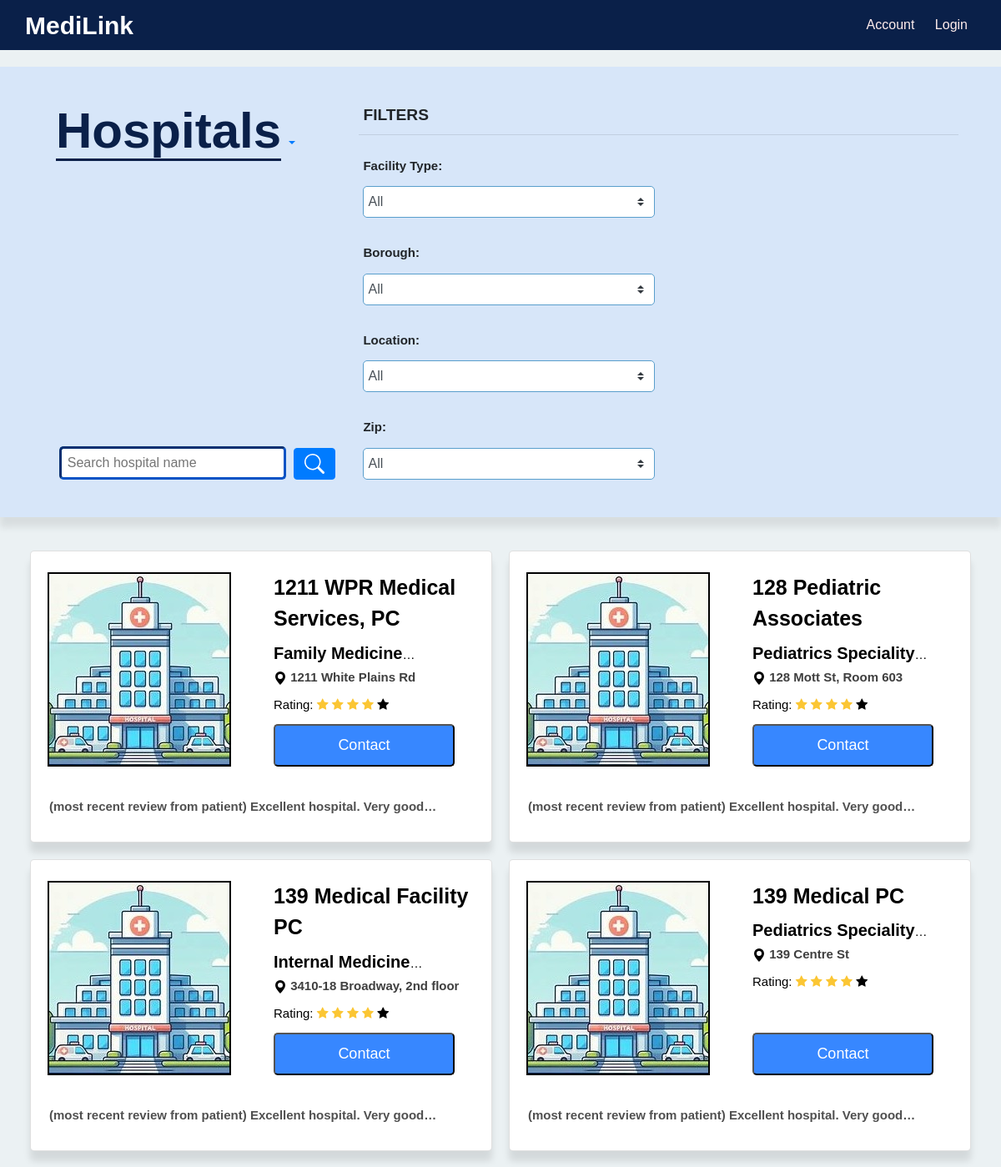
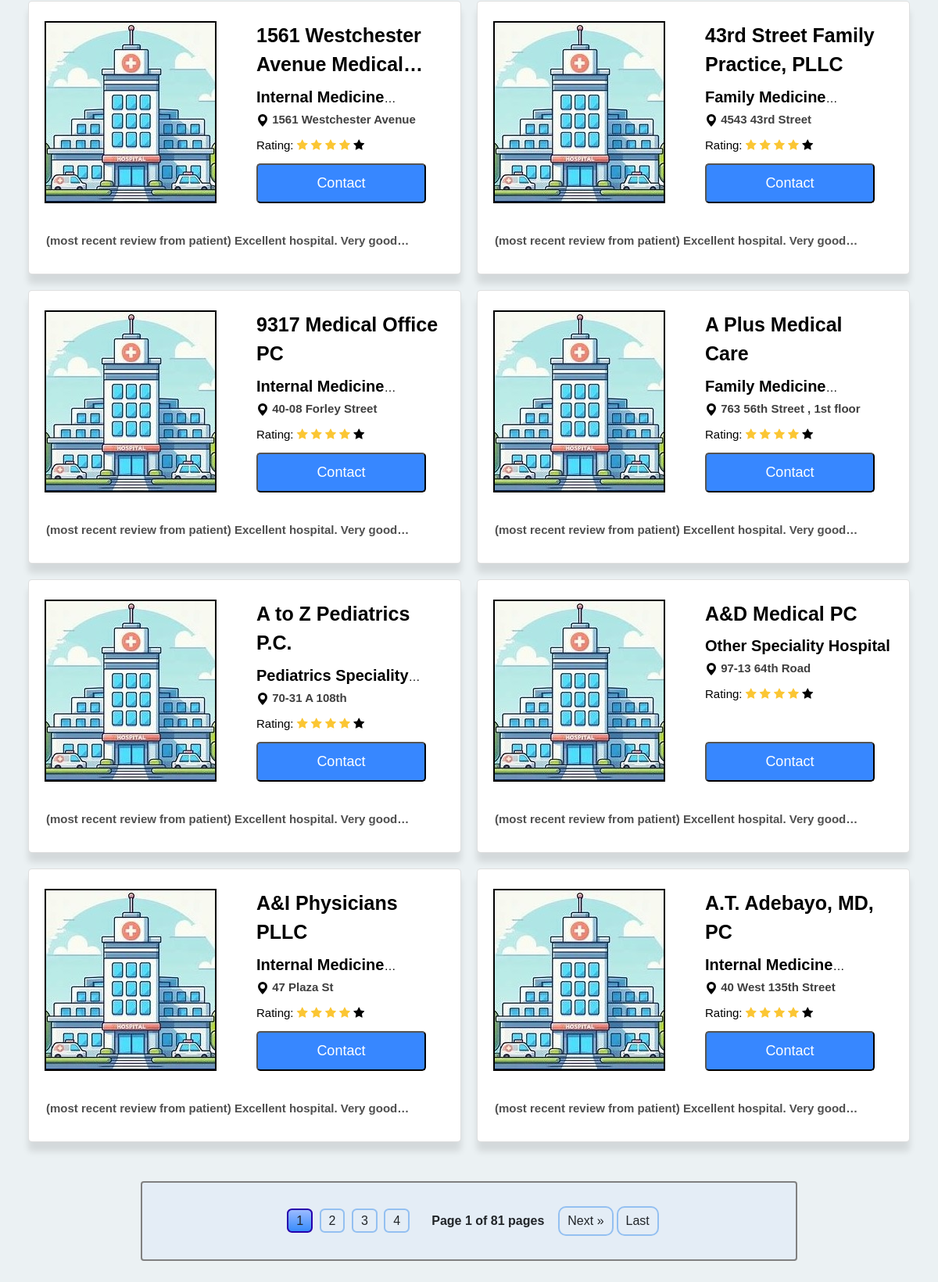
/hospital/, run on an earlier commit of the app's database (2 pictures, top to bottom).
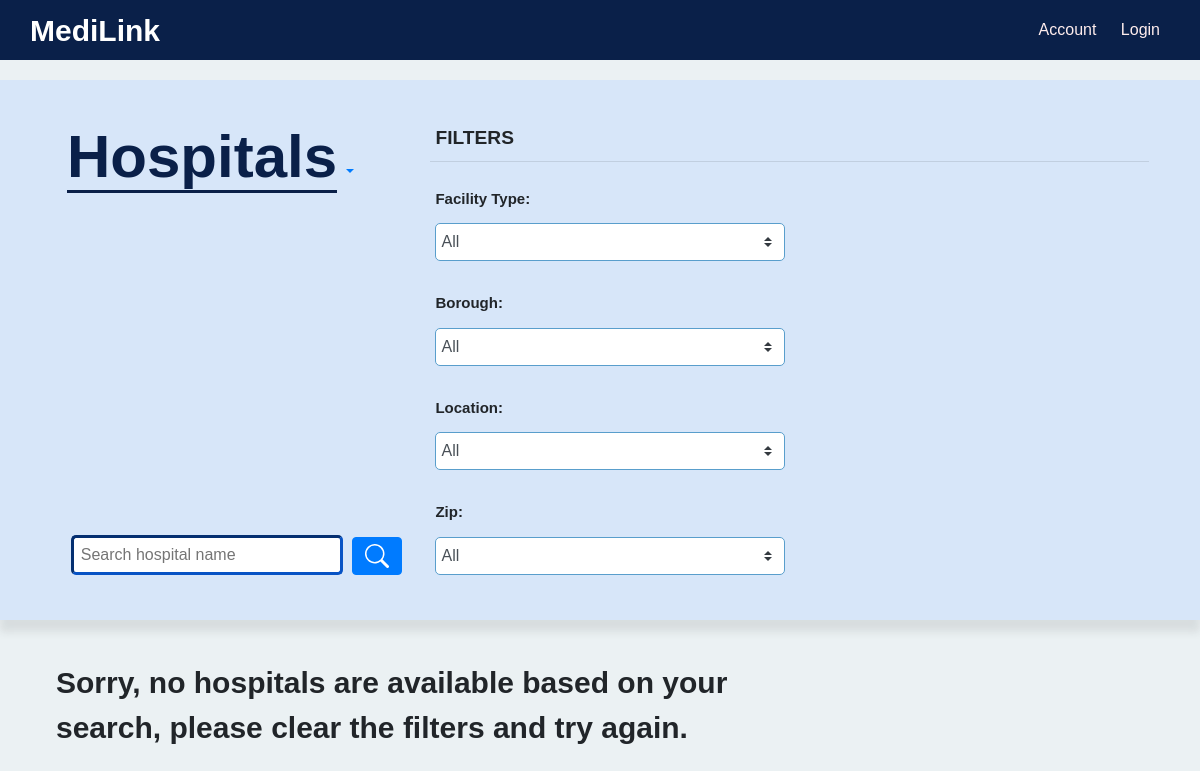
And on a later commit of the database.
### hospital/models.py (models this page shows, shortened)
class Hospital(models.Model):
    name = models.CharField(max_length=100)
    facility_type = models.CharField(max_length=100)
    borough = models.CharField(max_length=50, choices=Choices.boroughs)
    phone = models.CharField(max_length=15)
    location = models.CharField(max_length=200)
    postal_code = models.IntegerField()
    latitude = models.FloatField(null=True)
    longitude = models.FloatField(null=True)

### hospital/views.py (the view)
# urls.py: path("", views.HospitalListView.as_view(), name="list_view"),
class HospitalListView(generic.ListView):
    model = Hospital
    template_name = "hospital/hospital_list.html"
    context_object_name = "hospital_list"
    def get_queryset(self):
        hospitals = Hospital.objects.all().order_by("name")
        filter_form = HospitalFilterForm(self.request.GET)
        """
        filter backend implementation
        """
        if filter_form.is_valid():
            name = filter_form.cleaned_data.get("name")
            facility_type = filter_form.cleaned_data.get("facility_type")
            location = filter_form.cleaned_data.get("location")
            borough = filter_form.cleaned_data.get("borough")
            postal_code = filter_form.cleaned_data.get("postal_code")
            if name:
                """
                to make the name contains the input name
                """
                hospitals = hospitals.filter(name__contains=name)
            if facility_type and facility_type != "All":
                hospitals = hospitals.filter(facility_type=facility_type)
            if location and location != "All":
                hospitals = hospitals.filter(location=location)
            if borough and borough != "All":
                hospitals = hospitals.filter(borough=borough)
            if postal_code and postal_code != "All":
                hospitals = hospitals.filter(postal_code=postal_code)
        return hospitals
    def get_context_data(self, **kwargs):
        context = super().get_context_data(**kwargs)
        """
        Pagination use the paginator to make pagination,
        which contains two variables,
        the first one is the context hospital list from get_queryset,
        the second one is the quantity of the page items.
        """
        paginator = Paginator(context["hospital_list"], 12)
        page_number = self.request.GET.get("page")
        hospital_list = paginator.get_page(page_number)
        context["hospital_list"] = hospital_list
        facility_type = self.request.GET.get("facility_type", "all")
        location = self.request.GET.get("location", "all")
        borough = self.request.GET.get("borough", "all")
        postal_code = self.request.GET.get("postal_code", "all")
        name = self.request.GET.get("name", "")
        context["filter_form"] = HospitalFilterForm(
            initial={
                "facility_type": facility_type,
                "location": location,
                "borough": borough,
                "postal_code": postal_code,
                "name": name,
            }
        )
        return context

### hospital/templates/hospital/hospital_list.html (shortened to what the changed rows need)
{% load static %}
<link rel="stylesheet" href="https://cdnjs.cloudflare.com/ajax/libs/font-awesome/4.7.0/css/font-awesome.min.css">
<body>
    {% include "user/navbar.html" %}
    <link rel="stylesheet" href="{% static 'hospital/css/hospitalListStyle.css' %}">
    <div class="hospital-list">
        {% if hospital_list %}
        {% for hospital in hospital_list%}
        <div class="hospital_link">
            <div class="card container">
                <div class="card-row row">
                    <div class="card-left-column col">
                        <a href="{%url 'hospital:detail_view' hospital.id %}">
                            <img class="card-avatar" src="{% static 'hospital/images/hospital_profile_picture.jpeg' %}" alt="placeholder">
                        </a>
                    </div>
                    <div class="card-right-column col">
                        <a href="{%url 'hospital:detail_view' hospital.id %}">
                            <p>{{hospital.name}}</p>
                            <h3><span id="speciality">{{hospital.facility_type}}</span></h3>
                            <h3>
                                <svg xmlns="http://www.w3.org/2000/svg" width="16" height="16" fill="currentColor" class="bi bi-geo-alt-fill" viewBox="0 0 16 16">
                                    <path d="M8 16s6-5.686 6-10A6 6 0 0 0 2 6c0 4.314 6 10 6 10zm0-7a3 3 0 1 1 0-6 3 3 0 0 1 0 6z"/>
                                </svg>
                                <span id="address">{{hospital.location}}</span>
                            </h3>
                            <div class="ratings">
                                <h3>Rating:
                                    <i class="fa fa-star rating-color"></i>
                                    <i class="fa fa-star rating-color"></i>
                                    <i class="fa fa-star rating-color"></i>
                                    <i class="fa fa-star rating-color"></i>
                                    <i class="fa fa-star"></i>
                                </h3>
                            </div>
                        </a>
                        <div class="contact">
                            <button style="font-size:18px" class="book-appointment" data-toggle="modal"
                             data-target="#contact_modal" data-phone="{{hospital.phone}}">
                                Contact
                            </button>
                        </div>
                    </div>
                </div>
                <div class="card-row">
                    <h3 class="card-border">
                        (most recent review from patient) Excellent hospital. Very good experience!
                    </h3>
                </div>
            </div>
        </div>
        {% endfor %}
    </div>
    <div class="pagination container">
        <div class="page-numbers">
            {% for num in hospital_list.paginator.page_range %}
            {% if hospital_list.number == num %}
            <a onclick="javascript:getPageUrl({{ num }})" class="page active">{{ num }}</a>
            {% elif num > hospital_list.number|add:'-4' and num < hospital_list.number|add:'4' %} <a onclick="javascript:getPageUrl({{ num }})"
                class="page">{{ num }}</a>
                {% endif %}
                {% endfor %}
        </div>
        <span class="current mx-3">Page {{ hospital_list.number }} of {{ hospital_list.paginator.num_pages }} pages</span>
        {% if hospital_list.has_next %}
        <a onclick="javascript:getPageUrl({{ hospital_list.next_page_number }})" class="next">Next &raquo;</a>
        <a onclick="javascript:getPageUrl({{ hospital_list.paginator.num_pages }})" class="last">Last</a>
        {% endif %}
    </div>
    {% else %}
    <p class="no-result">
        Sorry, no hospitals are available based on your search, please
        clear the filters and try again.
    </p>
    {% endif %}
</body>

What changed in the data, as far as the page shows it:
removed Hospital: name "1211 WPR Medical Services, PC", facility_type "Family…", location "1211 White Plains Rd"
removed Hospital: name "128 Pediatric Associates", facility_type "Pediatrics…", location "128 Mott St, Room 603"
removed Hospital: name "139 Medical Facility PC", facility_type "Internal…", location "3410-18 Broadway, 2nd floor"
removed Hospital: name "139 Medical PC", facility_type "Pediatrics…", location "139 Centre St"
removed Hospital: name "1561 Westchester Avenue…", facility_type "Internal…", location "1561 Westchester Avenue"
removed Hospital: name "43rd Street Family Practice, PLLC", facility_type "Family…", location "4543 43rd Street"
removed Hospital: name "9317 Medical Office PC", facility_type "Internal…", location "40-08 Forley Street"
removed Hospital: name "A Plus Medical Care", facility_type "Family…", location "763 56th Street , 1st floor"
removed Hospital: name "A to Z Pediatrics P.C.", facility_type "Pediatrics…", location "70-31 A 108th"
removed Hospital: name "A&D Medical PC", facility_type "Other Speciality Hospital", location "97-13 64th Road"
removed Hospital: name "A&I Physicians PLLC", facility_type "Internal…", location "47 Plaza St"
removed Hospital: name "A.T. Adebayo, MD, PC", facility_type "Internal…", location "40 West 135th Street"
Also different on the page:
{{ hospital_list.number }}: "1" → (not shown)
{{ hospital_list.paginator.num_pages }}: "81" → (not shown)
text no longer shown: "Page of pages Next » Last"
text now shown: "Sorry, no hospitals are available based on your search, please clear the filters and try again."
list line gone: "1"
list line gone: "2"
list line gone: "3"
list line gone: "4"
